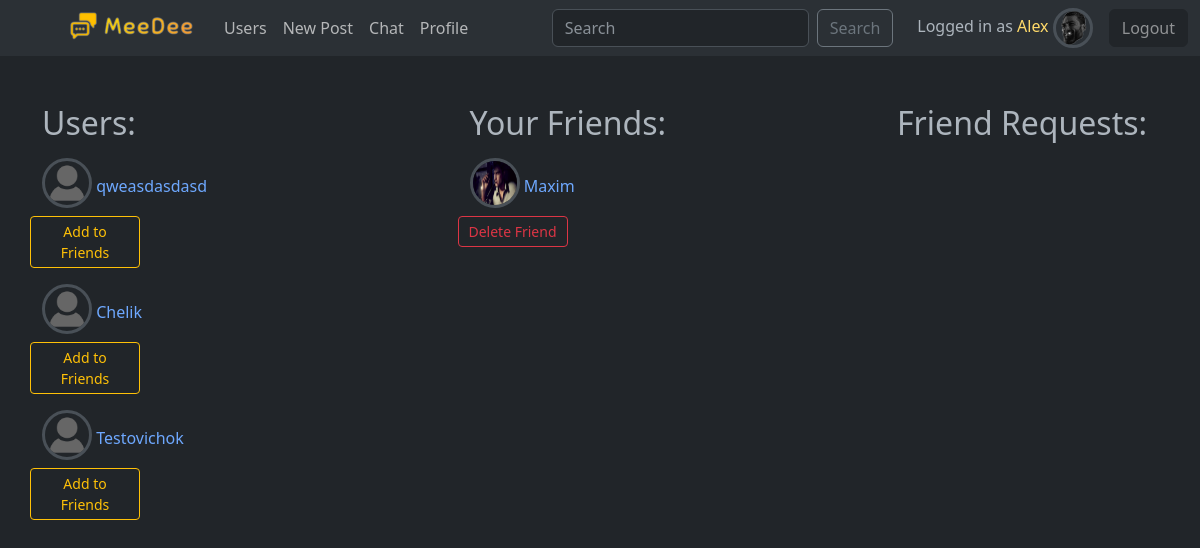
The app's page /users/ (signed in) with its own data.
### social/models.py (models this page shows, shortened)
class User(AbstractUser):
    friends = models.ManyToManyField("User", blank=True)
    username = models.CharField(max_length=12)
    email = models.EmailField(unique=True)
    bio = models.TextField(max_length=300, blank=True)
    avatar = models.ImageField(upload_to="images", default="no-avatar.png")
    date_of_birth = models.DateField(null=True, blank=True)
    online_status = models.BooleanField(default=False)
    USERNAME_FIELD = "email"
    REQUIRED_FIELDS = ["username"]

### social/views.py (the view)
# urls.py: path('users/', views.UsersListView.as_view(), name='users-list'),
class UsersListView(ListView):
    model = User
    template_name = "social/users_list.html"
    context_object_name = "users"

### social/templates/social/users_list.html (shortened to what this page needs)
{% extends "base.html" %}
{% load static %}
{% block body %}
<div class="container mt-5">
    <div class="row justify-content-between">
        <div class="col-3">
            <h2>Users:</h2>
            {% for user in users %}
                {% if not user.is_superuser %}
                    {% if user not in request.user.friends.all and user != request.user %}
                    <div class="row justify-content-between my-3">
                        <div class="col-8">
                            <a href="{% url 'profile' user.id %}" class='text-decoration-none'>
                                <img src="{{ user.avatar.url }}" alt="" class="border border-3 rounded-circle mb-2" style="width: 50px; height: 50px">
                                <span>{{ user.username }}</span>
                            </a>
                        </div>
                        <a href="{% url 'send-friend-request' user.id %}" style="max-width: 110px;" class="btn btn-outline-warning btn-sm col-6 h-100 align-self-center">Add to Friends</a>
                    </div>
                    {% endif %}
                {% endif %}
            {% endfor %}
        </div>
        <div class="col-3">
            <h2>Your Friends:</h2>
            {% for friend in user.friends.all %}
                {% if friend != request.user %}
                    <div class="row justify-content-between my-3">
                        <div class="col-8">
                            <a href="{% url 'profile' friend.id %}" class='text-decoration-none'>
                                <img src="{{ friend.avatar.url }}" alt="" class="border border-3 rounded-circle mb-2" style="max-width: 50px; height: 50px;">
                                <span>{{ friend.username }}</span>
                            </a>
                        </div>
                        <a href="{% url 'send-friend-request'  friend.id %}" style="max-width: 110px;" class="btn btn-outline-danger btn-sm col-6 h-100 align-self-center">Delete Friend</a>
                    </div>
                {% endif %}
            {% endfor %}
        </div>
        <div class="col-3">
            <h2>Friend Requests:</h2>
        </div>
    </div>
</div>
{% endblock %}

### templates/includes/navbar.html (shortened to what this page needs)
{% load static %}
<nav class="navbar navbar-expand-lg bg-body-tertiary">
    <div class="container-fluid">
      <div class="collapse navbar-collapse" id="navbarSupportedContent">
        <ul class="navbar-nav me-auto ms-5 mb-2 mb-lg-0">
          <li class="nav-item">
            <a class="navbar-brand" href="{% url 'home' %}">
              <img src="{% static 'images/meedee.png' %}" alt="MeeDee" width="140">
            </a>
          </li>
          <li class="nav-item">
            <a class="nav-link" href="{% url 'users-list' %}">Users</a>
          </li>
          <li class="nav-item">
            <a class="nav-link" href="{% url 'add-post' %}">New Post</a>
          </li>
          <li class="nav-item">
            <a class="nav-link" href="{% url 'chat:chats' %}">Chat</a>
          </li>
          {% if user.is_authenticated %}
          <li class="nav-item">
            <a class="nav-link" href="{% url 'profile' request.user.id %}">Profile</a>
          </li>
          {% endif %}
        </ul>
        <form class="d-flex" role="search" action="{% url 'search' %}">
          <input class="form-control me-2" type="search" name="search" placeholder="Search" aria-label="Search">
          <button class="btn btn-outline-secondary" type="submit">Search</button>
        </form>
        <div class="navbar-nav ms-4 align-items-center">
          {% if user.is_authenticated %}
            <div class="me-3">
              Logged in as <span class="text-warning-emphasis">{{ request.user.username }}</span>
              {% if request.user.avatar %}
                <img src="{{ request.user.avatar.url }}" alt="" class="border border-3 rounded-circle" style="max-width: 40px; min-height: 40px;">
              {% else %}
                <img src="{% static 'images/no-avatar.png' %}" alt="" class="border border-3 rounded-circle" style="max-width: 40px; min-height: 40px;">
              {% endif %}
            </div>
            <div class="">
              <form action="{% url 'logout' %}" method="POST">
                  <button class="btn btn-dark text-white-50" type="submit">Logout</button>
              </form>
            </div>
          {% else %}
          <a class="nav-item text-decoration-none text-info-emphasis" href="{% url 'login' %}">Login</a>
          <span class="mx-1">|</span>
          <a class="nav-item text-decoration-none text-info-emphasis" href="{% url 'signup' %}">Sign Up</a>
          {% endif %}
        </div>
      </div>
    </div>
  </nav>

### records on screen
User: user.username "Alex", user.avatar (picture)
User: avatar (placeholder picture), username "qweasdasdasd"
User: avatar (placeholder picture), username "Chelik"
User: avatar (placeholder picture), username "Testovichok"
User: avatar (placeholder picture), username "Maxim"
